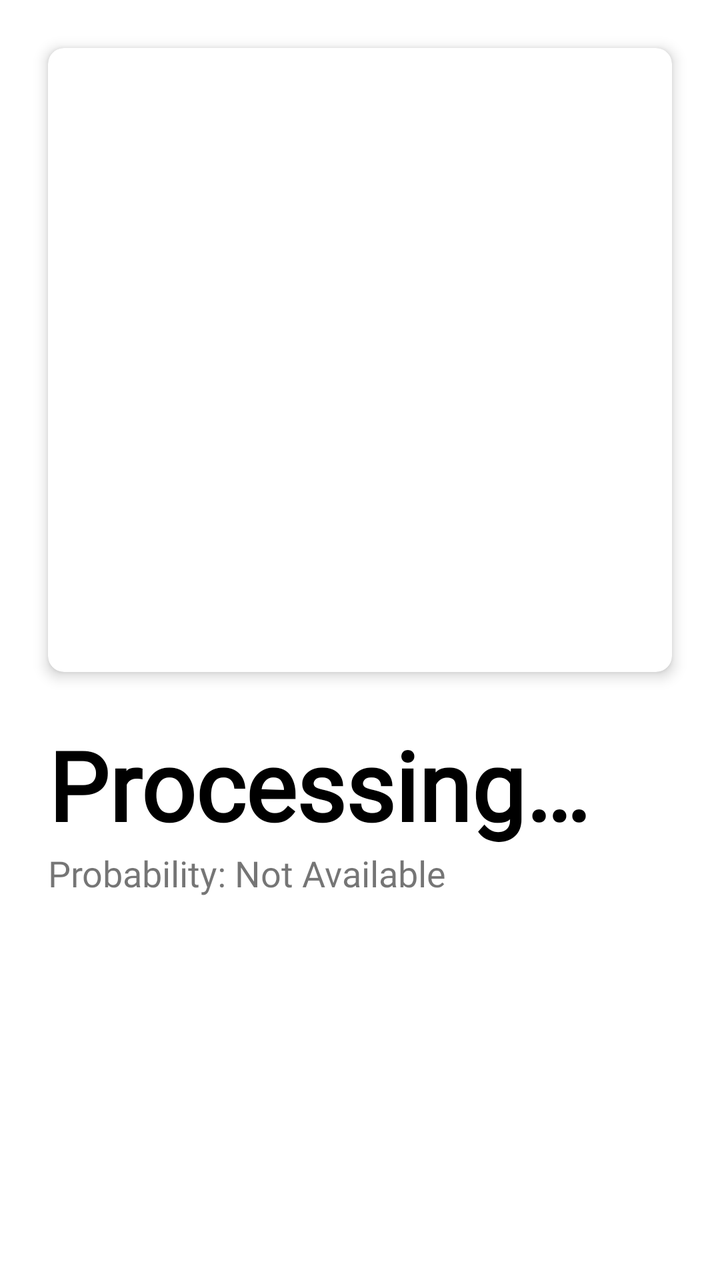
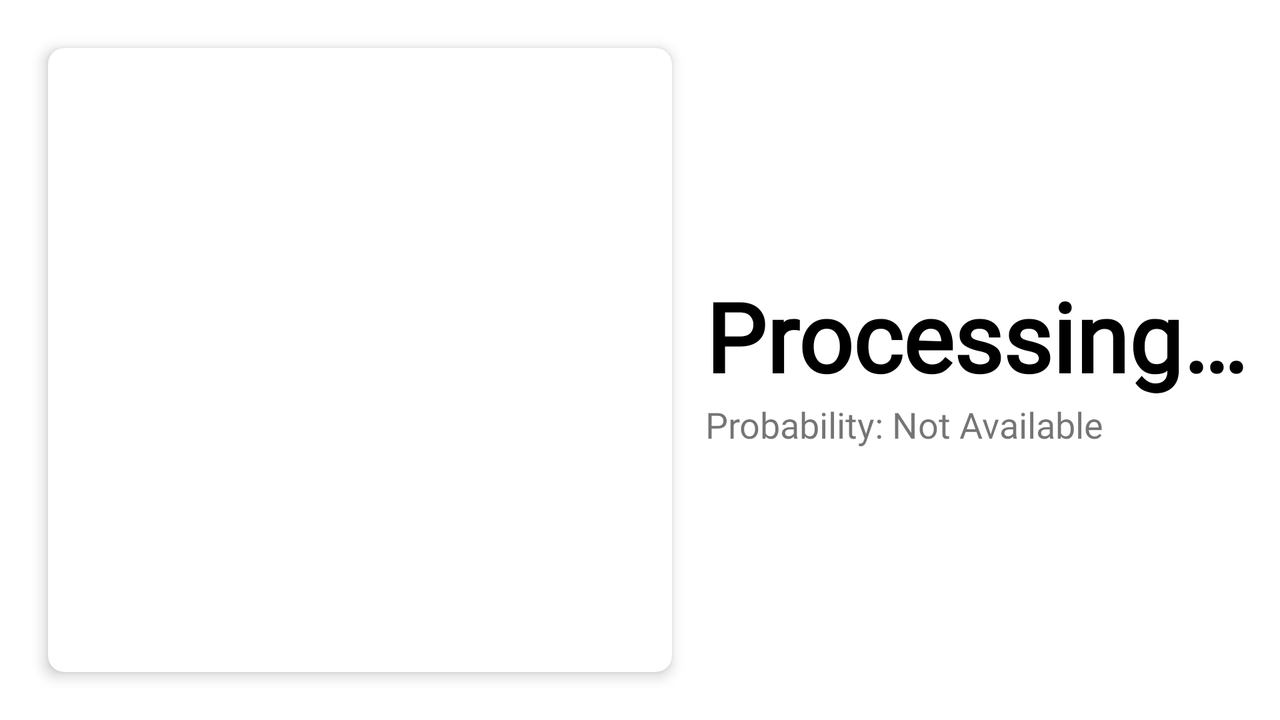

Compare how this app lays out the same screen by default and in its alternative resource folder. The renders come first, then the two layout files and the values they reference.
<!-- AndroidManifest.xml: application theme AppTheme -->
<!-- res/layout/fragment_solo.xml -->
<?xml version="1.0" encoding="utf-8"?>
<androidx.constraintlayout.widget.ConstraintLayout
    xmlns:android="http://schemas.android.com/apk/res/android"
    xmlns:app="http://schemas.android.com/apk/res-auto"
    xmlns:tools="http://schemas.android.com/tools"
    android:layout_width="match_parent"
    android:layout_height="match_parent"
    android:background="@color/splash_background"
    tools:context=".views.activities.GalleryActivity">

    <com.google.android.material.card.MaterialCardView
        android:id="@+id/cv_gallery"
        android:layout_width="match_parent"
        android:layout_height="0dp"
        android:clickable="true"
        android:focusable="true"
        android:layout_margin="24dp"
        android:foreground="?attr/selectableItemBackground"
        app:cardCornerRadius="8dp"
        app:cardElevation="4dp"
        app:layout_constraintDimensionRatio="1:1"
        app:layout_constraintEnd_toEndOf="parent"
        app:layout_constraintStart_toStartOf="parent"
        app:layout_constraintTop_toTopOf="parent">

        <RelativeLayout
            android:layout_width="match_parent"
            android:layout_height="match_parent">

            <ImageView
                android:id="@+id/iv_thumbnail"
                android:layout_width="match_parent"
                android:layout_height="match_parent"
                android:layout_centerInParent="true"
                android:contentDescription="@string/thumbnail" />

        </RelativeLayout>

    </com.google.android.material.card.MaterialCardView>


    <RelativeLayout
        android:layout_width="match_parent"
        android:layout_height="wrap_content"
        android:layout_margin="24dp"
        app:layout_constraintEnd_toEndOf="parent"
        app:layout_constraintStart_toStartOf="parent"
        app:layout_constraintTop_toBottomOf="@+id/cv_gallery">


        <TextView
            android:id="@+id/tv_header"
            android:layout_width="wrap_content"
            android:layout_height="wrap_content"
            android:text="@string/processing"
            android:textColor="@color/text_color_primary"
            android:textSize="48sp"
            android:fontFamily="@font/montserrat"
            android:textStyle="bold"/>

        <TextView
            android:id="@+id/tv_probability"
            android:layout_width="wrap_content"
            android:layout_height="wrap_content"
            android:text="@string/probability"
            android:textSize="18sp"
            android:fontFamily="@font/montserrat"
            android:layout_below="@+id/tv_header"/>


    </RelativeLayout>


</androidx.constraintlayout.widget.ConstraintLayout>
<!-- resources referenced by this layout -->
<resources>
  <color name="splash_background">#FFFFFF</color>
  <color name="text_color_primary">#000000</color>
  <string name="probability">Probability: Not Available</string>
  <string name="processing">Processing…</string>
  <string name="thumbnail">thumbnail</string>
  <style name="AppTheme" parent="Theme.MaterialComponents.DayNight.NoActionBar">
          
          <item name="colorPrimary">@color/colorPrimary</item>
          <item name="colorPrimaryDark">@color/colorPrimaryDark</item>
          <item name="colorAccent">@color/colorAccent</item>
          <item name="android:windowDrawsSystemBarBackgrounds">true</item>
          <item name="android:windowContentTransitions">true</item>
      </style>
  <color name="colorPrimary">#FFFFFF</color>
  <color name="colorPrimaryDark">#3700B3</color>
  <color name="colorAccent">#6200EE</color>
</resources>
<!-- res/layout-land/fragment_solo.xml (the repository's variant of the layout above) -->
<!-- drawn on the phone turned sideways -->
<?xml version="1.0" encoding="utf-8"?>
<androidx.constraintlayout.widget.ConstraintLayout
    xmlns:android="http://schemas.android.com/apk/res/android"
    xmlns:app="http://schemas.android.com/apk/res-auto"
    xmlns:tools="http://schemas.android.com/tools"
    android:layout_width="match_parent"
    android:layout_height="match_parent"
    android:background="@color/splash_background"
    tools:context=".views.activities.GalleryActivity">


    <com.google.android.material.card.MaterialCardView
        android:id="@+id/cv_gallery"
        android:layout_width="0dp"
        android:layout_height="match_parent"
        android:layout_margin="24dp"
        android:clickable="true"
        android:focusable="true"
        android:foreground="?attr/selectableItemBackground"
        app:cardCornerRadius="8dp"
        app:cardElevation="4dp"
        app:layout_constraintDimensionRatio="1:1"
        app:layout_constraintStart_toStartOf="parent"
        app:layout_constraintTop_toTopOf="parent">

        <RelativeLayout
            android:layout_width="match_parent"
            android:layout_height="match_parent">

            <ImageView
                android:id="@+id/iv_thumbnail"
                android:layout_width="match_parent"
                android:layout_height="match_parent"
                android:layout_centerInParent="true"
                android:contentDescription="@string/thumbnail" />

        </RelativeLayout>

    </com.google.android.material.card.MaterialCardView>


    <RelativeLayout
        android:layout_width="wrap_content"
        android:layout_height="wrap_content"
        android:layout_margin="24dp"
        app:layout_constraintBottom_toBottomOf="parent"
        app:layout_constraintEnd_toEndOf="parent"
        app:layout_constraintStart_toEndOf="@+id/cv_gallery"
        app:layout_constraintTop_toTopOf="parent">


        <TextView
            android:id="@+id/tv_header"
            android:layout_width="wrap_content"
            android:layout_height="wrap_content"
            android:fontFamily="@font/montserrat"
            android:text="@string/processing"
            android:textColor="@color/text_color_primary"
            android:textSize="48sp"
            android:textStyle="bold" />

        <TextView
            android:id="@+id/tv_probability"
            android:layout_width="wrap_content"
            android:layout_height="wrap_content"
            android:layout_below="@+id/tv_header"
            android:fontFamily="@font/montserrat"
            android:text="@string/probability"
            android:textSize="18sp" />


    </RelativeLayout>



</androidx.constraintlayout.widget.ConstraintLayout>
